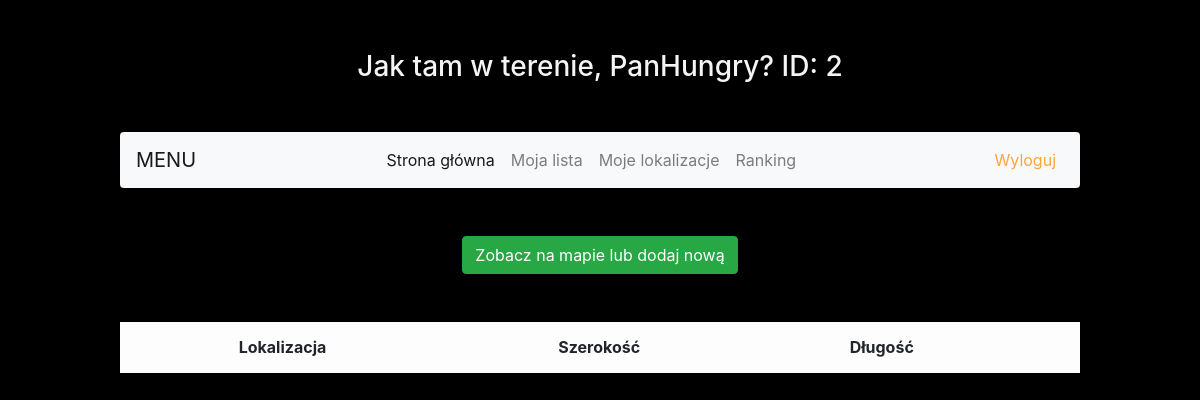
The app's page /locations.php (signed in), older data.
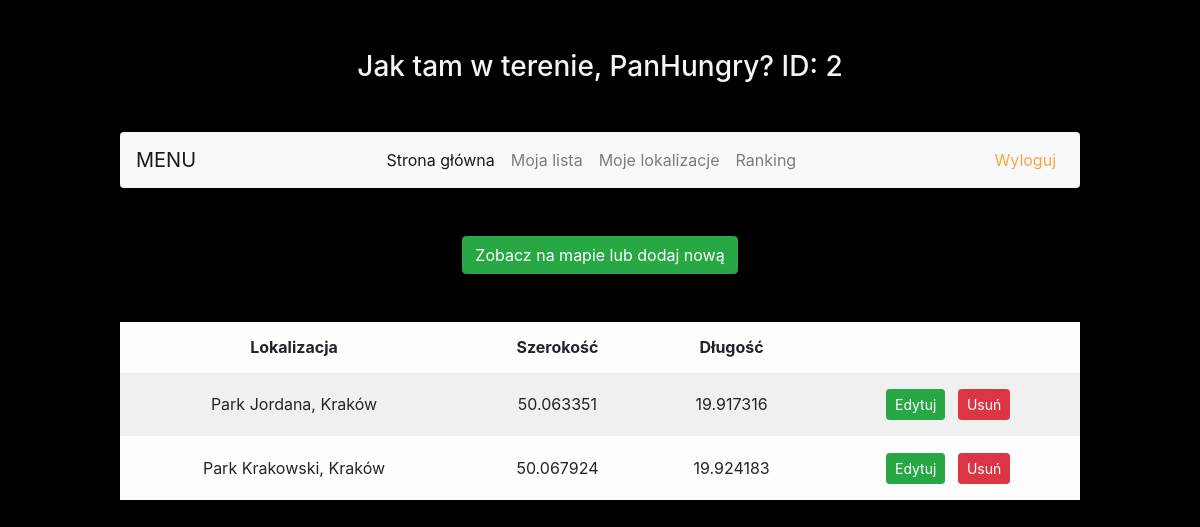
The same page, newer data.
### tables this page shows
CREATE TABLE `locations` (
  `ID` int(11) NOT NULL,
  `IDusers` int(11) NOT NULL,
  `name` text NOT NULL,
  `lat` float(10,6) NOT NULL,
  `lng` float(10,6) NOT NULL
);

### locations.php (the view, shortened to what this page needs)
<!DOCTYPE html>
<html lang="pl">
<?php
$name = $_SESSION["name"];
$id = $_SESSION["id"];
include "insertLocation.php";
?>
<head>
    <link rel="stylesheet" href="css/bootstrap.min.css">
    <link rel="stylesheet" href="css/custom.css">
</head>
<body id="mainPage">
    <div class="index" id="mainbg">
        <div id="main">
            <h3>Jak tam w terenie, <?php echo $name."? ID: ".$id; ?></h1>
                <nav class="navbar navbar-light bg-light navbar-expand-md justify-content-center mt-5 rounded mb-5">
                    <a href="/" class="navbar-brand d-flex w-20 mr-auto">MENU</a>
                    <div class="navbar-collapse collapse w-100" id="collapsingNavbar3">
                        <ul class="navbar-nav w-100 justify-content-center">
                            <li class="nav-item active">
                                <a class="nav-link" href="main.php">Strona główna</a>
                            </li>
                            <li class="nav-item">
                                <a class="nav-link" href="addSpecies.php">Moja lista</a>
                            </li>
                            <li class="nav-item">
                                <a class="nav-link" href="locations.php">Moje lokalizacje</a>
                            </li>
                            <li class="nav-item">
                                <a class="nav-link" href="#">Ranking</a>
                            </li>
                        </ul>
                        <ul class="nav navbar-nav ml-auto w-20 justify-content-end">
                            <li class="nav-item">
                                <a class="nav-link text-danger" href="index.php">Wyloguj</a>
                            </li>
                        </ul>
                    </div>
                </nav>
                <a class="btn btn-success mb-5" href="addLocation.php" role="button">Zobacz na mapie lub dodaj nową</a>
                <div class="table-responsive">
                    <?php
                        require_once "connect.php";
                        $conn = new mysqli($host, $db_user, $db_password, $db_name);
                        if ($conn->connect_error){
                            echo("Connection failed: ".$conn->connect_error);
                        }
                        else{
                            $dbLocations =  "SELECT * FROM locations WHERE IDusers=$id";
                            $result = $conn->query($dbLocations);
                        }
                        echo
                        '<table class="table table-light table-striped">
                            <thead>
                            <tr>
                                <th scope="col" class="align-middle">Lokalizacja</th>
                                <th scope="col" class="align-middle d-none d-lg-table-cell">Szerokość</th>
                                <th scope="col" class="align-middle d-none d-lg-table-cell">Długość</th>
                                <th scope="col"></th>
                            </tr>
                            </thead>
                                <tbody>';
                        while($fetch=$result->fetch_array()) {
                        echo
                        '<tr>
                            <td class="align-middle">'.$fetch['name'].'</td>
                            <td class="align-middle d-none d-lg-table-cell">'.$fetch['lat'].'</td>
                            <td class="align-middle d-none d-lg-table-cell">'.$fetch['lng'].'</td>
                            <td class="align-middle"><button type="submit" class="btn btn-sm btn-success m-1 editbtn" id='.$fetch['ID'].'>Edytuj</button>
                                <button type="submit" class="btn btn-sm btn-danger m-1 deletebtn" id='.$fetch['ID'].'>Usuń</button></td>
                        </tr>';
                        }
                        echo
                        '   </tbody>
                        </table>';
                    ?>
                </div>
        </div>
    </div>
</body>
</html>

### css/custom.css (style rules this page uses)
#mainPage { color: #f4f4f4; background-color: rgb(0, 0, 0); background-image: url(../img/mainbg.jpg); background-repeat: no-repeat; background-size: cover; background-attachment: fixed; width: 100%; height: 100vh; }
.index { width: 100%; height: 100vh; background-attachment: fixed !important; }
.text-danger { color: #fda43e !important; }
#main { width:90%; text-align: center; margin:auto; }
@media (min-width: 768px) { #main { padding: 50px 0; width:80%; text-align: center; } }

Row changes from the older to the newer data that the page shows:
added locations: name "Park Jordana, Kraków", lat "50.063351", lng "19.917316"
added locations: name "Park Krakowski, Kraków", lat "50.067924", lng "19.924183"
